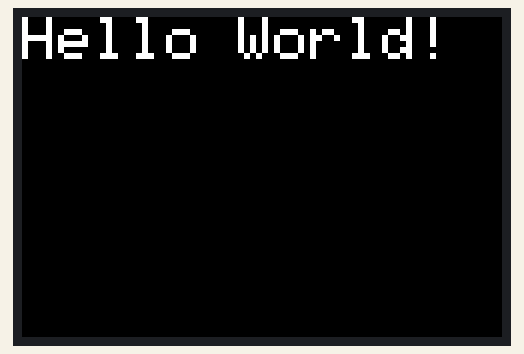
Simulated run of this sketch. Board: Arduino Uno, built with avr-gcc and run on an emulated ATmega328P. Parts: 480×320 colour display. What the sketch prints to the serial monitor is not drawn.

Above: at 0.4 s.

The sketch:

LCD_TFT_35.ino
```cpp
/***********************************************************************************
*This program is a demo of displaying string
*This demo was made for LCD modules with 8bit or 16bit data port.
*This program requires the the LCDKIWI library.

* File                : display_string.ino
* Hardware Environment: Arduino UNO&Mega2560
* Build Environment   : Arduino

*Set the pins to the correct ones for your development shield or breakout board.
*This demo use the BREAKOUT BOARD only and use these 8bit data lines to the LCD,
*pin usage as follow:
*                  LCD_CS  LCD_CD  LCD_WR  LCD_RD  LCD_RST  SD_SS  SD_DI  SD_DO  SD_SCK
*     Arduino Uno    A3      A2      A1      A0      A4      10     11     12      13
*Arduino Mega2560    A3      A2      A1      A0      A4      10     11     12      13

*                  LCD_D0  LCD_D1  LCD_D2  LCD_D3  LCD_D4  LCD_D5  LCD_D6  LCD_D7
*     Arduino Uno    8       9       2       3       4       5       6       7
*Arduino Mega2560    8       9       2       3       4       5       6       7

*Remember to set the pins to suit your display module!
*
* @attention
*
* THE PRESENT FIRMWARE WHICH IS FOR GUIDANCE ONLY AIMS AT PROVIDING CUSTOMERS
* WITH CODING INFORMATION REGARDING THEIR PRODUCTS IN ORDER FOR THEM TO SAVE
* TIME. AS A RESULT, QD electronic SHALL NOT BE HELD LIABLE FOR ANY
* DIRECT, INDIRECT OR CONSEQUENTIAL DAMAGES WITH RESPECT TO ANY CLAIMS ARISING
* FROM THE CONTENT OF SUCH FIRMWARE AND/OR THE USE MADE BY CUSTOMERS OF THE
* CODING INFORMATION CONTAINED HEREIN IN CONNECTION WITH THEIR PRODUCTS.
**********************************************************************************/

#include <LCDWIKI_GUI.h> //Core graphics library
#include <LCDWIKI_KBV.h> //Hardware-specific library

//if the IC model is known or the modules is unreadable,you can use this constructed function
LCDWIKI_KBV mylcd(ILI9486,A3,A2,A1,A0,A4); //model,cs,cd,wr,rd,reset
//if the IC model is not known and the modules is readable,you can use this constructed function
//LCDWIKI_KBV mylcd(320,480,A3,A2,A1,A0,A4);//width,height,cs,cd,wr,rd,reset

//define some colour values
#define  BLACK   0x0000
#define BLUE    0x001F
#define RED     0xF800
#define GREEN   0x07E0
#define CYAN    0x07FF
#define MAGENTA 0xF81F
#define YELLOW  0xFFE0
#define WHITE   0xFFFF

void setup()
{
  Serial.begin(115200);
  mylcd.Init_LCD();
  Serial.println(mylcd.Read_ID(), HEX);
  mylcd.Fill_Screen(BLACK);
}

void loop()
{
  mylcd.Set_Text_Mode(0);
  mylcd.Set_Rotation(1);
  //display 1 times string
  mylcd.Set_Text_colour(WHITE);
  mylcd.Set_Text_Back_colour(BLACK);
//  mylcd.Set_Font(BigFont);
  mylcd.Set_Text_Size(6);
  mylcd.Print_String("Hello World!", 0, 0);
 /* mylcd.Print_Number_Float(01234.56789, 2, 0, 8, '.', 0, ' ');
  mylcd.Print_Number_Int(0xDEADBEF, 0, 16, 0, ' ',16);
  //mylcd.Print_String("DEADBEF", 0, 16);

  //display 2 times string
  mylcd.Set_Text_colour(GREEN);
  mylcd.Set_Text_Size(2);
  mylcd.Print_String("Hello World!", 0, 40);
  mylcd.Print_Number_Float(01234.56789, 2, 0, 56, '.', 0, ' ');
  mylcd.Print_Number_Int(0xDEADBEF, 0, 72, 0, ' ',16);
  //mylcd.Print_String("DEADBEEF", 0, 72);

  //display 3 times string
  mylcd.Set_Text_colour(BLUE);
  mylcd.Set_Text_Size(3);
  mylcd.Print_String("Hello World!", 0, 104);
  mylcd.Print_Number_Float(01234.56789, 2, 0, 128, '.', 0, ' ');
  mylcd.Print_Number_Int(0xDEADBEF, 0, 152, 0, ' ',16);
 // mylcd.Print_String("DEADBEEF", 0, 152);

  //display 4 times string
  mylcd.Set_Text_colour(WHITE);
  mylcd.Set_Text_Size(4);
  mylcd.Print_String("Hello!", 0, 192);

  //display 5 times string
  mylcd.Set_Text_colour(YELLOW);
  mylcd.Set_Text_Size(5);
  mylcd.Print_String("Hello!", 0, 224);

  //display 6 times string
  mylcd.Set_Text_colour(RED);
  mylcd.Set_Text_Size(6);
  mylcd.Print_String("Hello!", 0, 266);
*/
  delay(1000);
}
```
